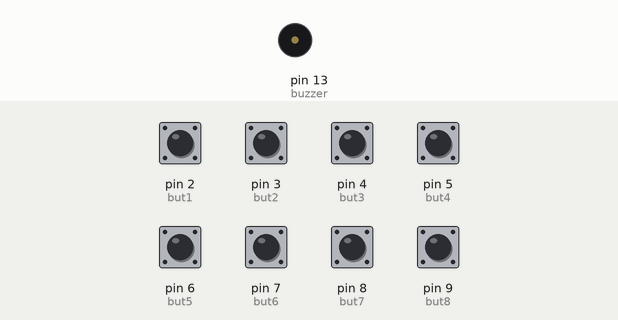
A sketch run on a simulated Arduino Uno, built with avr-gcc and run on an emulated ATmega328P. Shown: buzzer (waves = sounding). The test bench sets the inputs (shaded band); at power-on: pin 2 (but1), pin 3 (but2), pin 4 (but3), pin 5 (but4), pin 6 (but5), pin 7 (but6), pin 8 (but7), pin 9 (but8) LOW.

Above: at 1.2 s.
1.3 s: pin 2 (but1) pulled HIGH for 0.15 s
At 1.42 s:
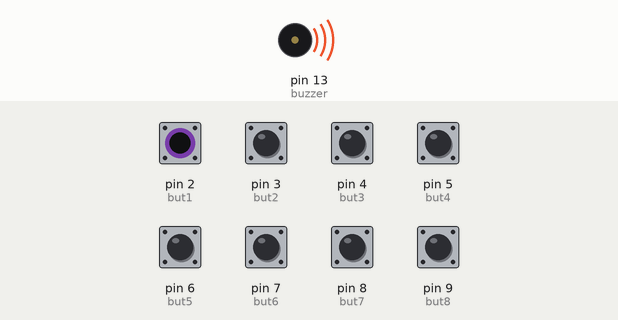
Timing chart, 0 to 4.3 s (numbered marks = the images above; inputs shaded):
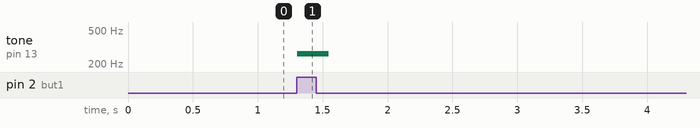

Measured:
- after the input at 1.3 s, tone on pin 13 (buzzer): silent → 262 Hz at once, → silent 0.24 s later

The sketch:

PianoDeUmaOitava.ino
```cpp
int but1 = 2;
int but2 = 3;
int but3 = 4;
int but4 = 5;
int but5 = 6;
int but6 = 7;
int but7 = 8;
int but8 = 9;

int buzzer = 13;

void setup()
{
  //declare the button pins as input
  pinMode(but1,INPUT);
  pinMode(but2,INPUT);
  pinMode(but3,INPUT);
  pinMode(but4,INPUT);
  pinMode(but5,INPUT);
  pinMode(but6,INPUT);
  pinMode(but7,INPUT);
  pinMode(but8,INPUT);
  //declare buzzer pin as output
  pinMode(buzzer,OUTPUT);

}

void loop()
{
  // read the value from buttons
  int b1 = digitalRead(but1);
  int b2 = digitalRead(but2);
  int b3 = digitalRead(but3);
  int b4 = digitalRead(but4);
  int b5 = digitalRead(but5);
  int b6 = digitalRead(but6);
  int b7 = digitalRead(but7);
  int b8 = digitalRead(but8);

  if( b1 == 1 ){
     tone(buzzer,262,100); // Nota Dó 262Hz
  }
    if( b2 == 1 ){
     tone(buzzer,294,100); // Nota Ré 294Hz
  }
    if( b3 == 1 ){
     tone(buzzer,330,100); // Nota Mi 330Hz
  }
    if( b4 == 1 ){
     tone(buzzer,350,100); // Nota Fá 350Hz
  }
    if( b5 == 1 ){
     tone(buzzer,392,100); // Nota Sol 392Hz
  }
    if( b6 == 1 ){
     tone(buzzer,440,100);
  }
    if( b7 == 1 ){
     tone(buzzer,494,100);
  }
    if( b8 == 1 ){
     tone(buzzer,528,100);
  }

// now let's put a short delay for a nice pitch
  delay(10);
}
```
